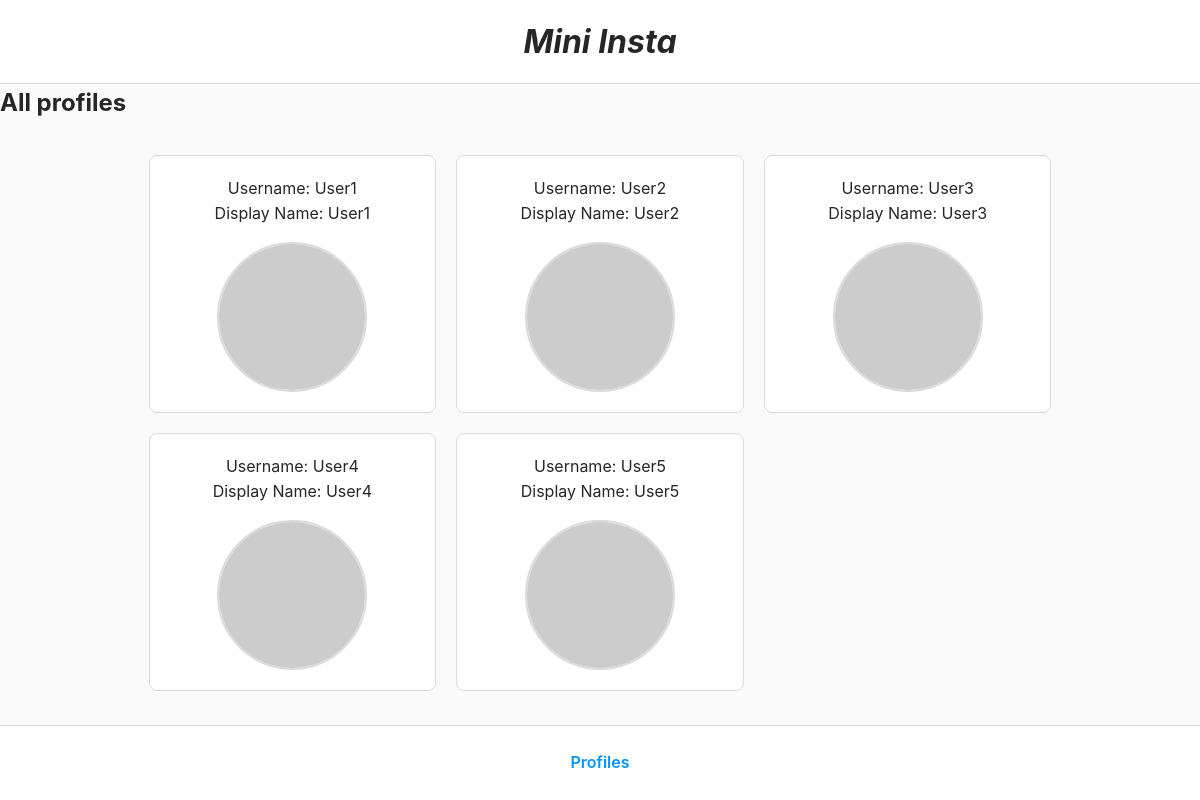
/mini_insta/, run on an earlier commit of the app's database.
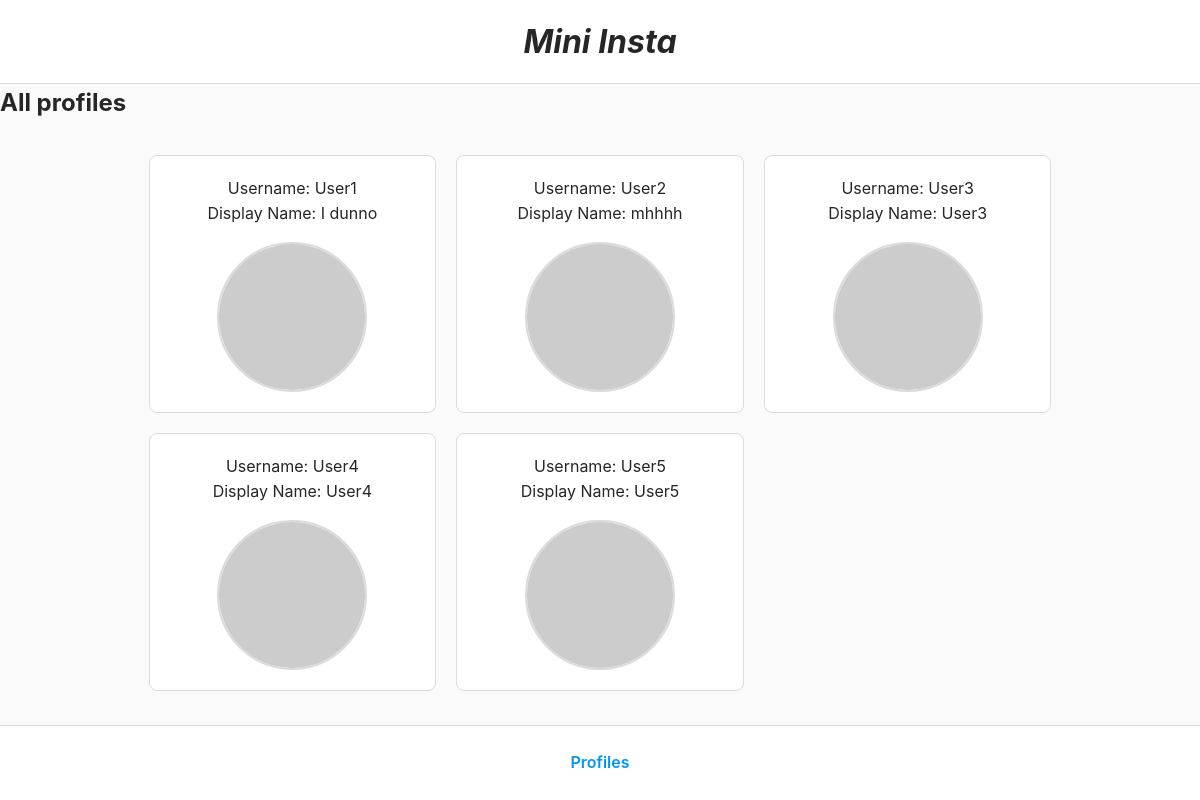
And on a later commit of the database.
### mini_insta/models.py (models this page shows, shortened)
class Profile(models.Model):
    username = models.TextField(blank=True)
    display_name = models.TextField(blank=True)
    profile_image_url = models.URLField(blank=True)
    bio_text = models.TextField(blank=True)
    join_date = models.DateTimeField(auto_now=True)

### mini_insta/views.py (the view)
# urls.py: path('', ProfileListView.as_view(), name=""),
class ProfileListView(ListView):
    model = Profile
    template_name = 'mini_insta/show_all_profiles.html'
    context_object_name = "profiles"

### mini_insta/templates/mini_insta/show_all_profiles.html
{%extends 'mini_insta/base.html'%} {% block content %} {% load static %}
<h2>All profiles</h2>
<main class="grid-container">
  {% for profile in profiles%}
  <div class="profile-card">
    <div>
      Username: {{ profile.username }} <br />
      Display Name: {{profile.display_name}}
    </div>
    <a href="{% url 'show_profile' profile.pk %}">
      {% if profile.profile_image_url %}
      <img class="profile-pic" src="{{profile.profile_image_url}}" alt="pfp" />
      {% else %}
      <img class="profile-pic" src="{% static 'img/mini_insta/no_profile.jpeg'%}" alt="pfp" />
      {% endif %}
    </a>
    <br />
  </div>
  {% endfor %}
</main>
{% endblock %}

### mini_insta/templates/mini_insta/base.html (shortened to what this page needs)
{%load static%}
<html>
  <head>
    <link rel="stylesheet" href="{% static 'mini_insta.css' %}" />
  </head>
  <body>
    <header>
      <h1>Mini Insta</h1>
    </header>
    {% block content %} {% endblock %}
  </body>
  <footer>
    <ul class="footer-links">
      <li><a href="{% url 'show_all_profiles' %}">Profiles</a></li>
    </ul>
  </footer>
</html>

### static/mini_insta.css (style rules this page uses)
* { box-sizing: border-box; margin: 0; padding: 0; }
body { font-family: -apple-system, BlinkMacSystemFont, "Segoe UI", Roboto, Helvetica, Arial, sans-serif; background-color: #fafafa; color: #262626; line-height: 1.6; display: flex; flex-direction: column; min-height: 100vh; }
a { text-decoration: none; color: inherit; }
header { background-color: #ffffff; border-bottom: 1px solid #dbdbdb; padding: 1rem 0; text-align: center; position: sticky; top: 0; z-index: 100; }
header h1 { font-size: 2rem; font-style: italic; font-weight: 700; color: #262626; }
footer { background-color: #ffffff; border-top: 1px solid #dbdbdb; padding: 1.5rem; margin-top: auto; }
.footer-links { display: flex; justify-content: center; gap: 20px; list-style-type: none; }
footer a { color: #0095f6; font-weight: 600; }
main { max-width: 935px; margin: 2rem auto; padding: 0 1rem; width: 100%; }
.grid-container { display: grid; grid-template-columns: repeat(auto-fill, minmax(250px, 1fr)); gap: 20px; }
.profile-card { background-color: #ffffff; border: 1px solid #dbdbdb; border-radius: 8px; padding: 20px; text-align: center; }
.profile-card .profile-pic { margin-top: 15px; }
.profile-pic { width: 150px; height: 150px; object-fit: cover; border-radius: 50%; border: 2px solid #dbdbdb; flex-shrink: 0; }

What changed in the data, as far as the page shows it:
changed Profile "User1": display_name "User1" → "I dunno"
changed Profile "User2": display_name "User2" → "mhhhh"
